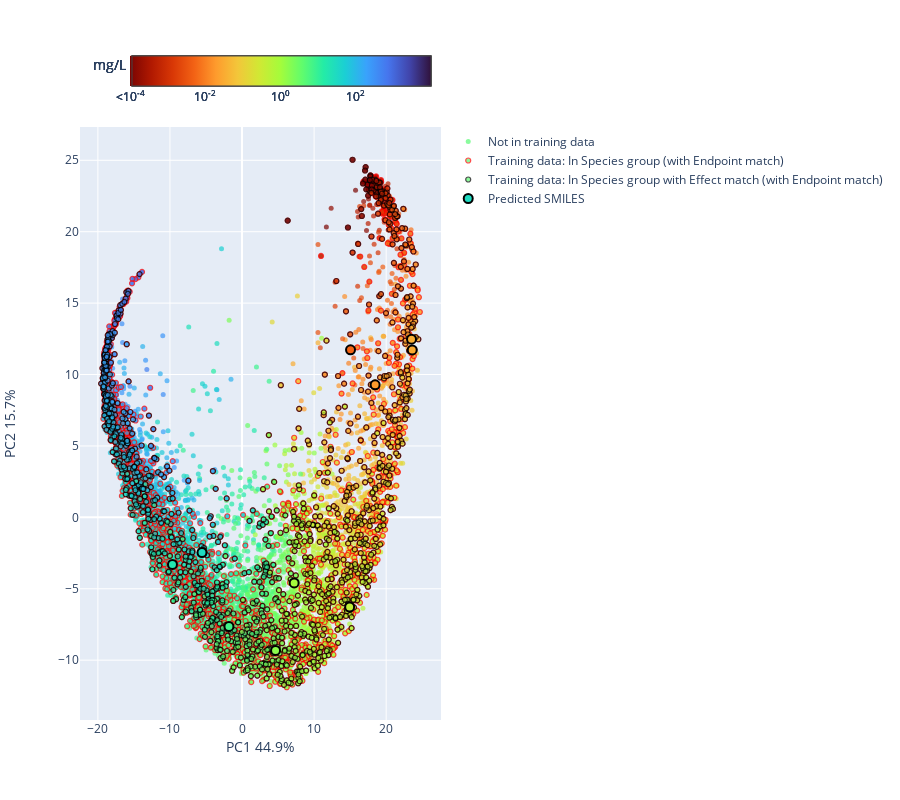

The notebook cell saved with this chart:
### Code cell
PlotPCA_CLSProjection(model_type=MODEL_TYPE, endpoint=PREDICTION_ENDPOINT, effect=PREDICTION_EFFECT, species_group=SPECIES_GROUP, show_all_predictions=True, inference_df=results)

### Figure 1 — Plotly figure (JSON) as saved in the notebook; plotly's stock layout.template omitted (floating-point values rounded to 4 significant figures; data arrays with more than 128 entries replaced by an {"elided": "..."} marker saying what was removed)
{"data": [{"marker": {"cmax": 4, "cmin": -4, "color": {"elided": "5251 float values"}, "colorbar": {"orientation": "h", "ticktext": ["10<sup>2</sup>", "10<sup>0</sup>", "10<sup>-2</sup>", "<10<sup>-4</sup>"], "tickvals": [2, 0, -2, -4], "title": {"text": "mg/L"}}, "colorscale": [[0, "#7a0402"], [0.07143, "#b11901"], [0.1429, "#d93806"], [0.2143, "#f36315"], [0.2857, "#fe9b2d"], [0.3571, "#f3c63a"], [0.4286, "#d1e834"], [0.5, "#a4fc3b"], [0.5714, "#61fc6c"], [0.6429, "#24eca6"], [0.7143, "#1bcfd4"], [0.7857, "#39a2fc"], [0.8571, "#4675ed"], [0.9286, "#4145ab"], [1, "#30123b"]], "opacity": 0.7, "size": 5}, "mode": "markers", "name": "Not in training data", "text": {"elided": "5251 str values"}, "type": "scatter", "x": {"elided": "5251 float values"}, "xaxis": "x", "y": {"elided": "5251 float values"}, "yaxis": "y"}, {"marker": {"cmax": 4, "cmin": -4, "color": {"elided": "2913 float values"}, "colorbar": {"orientation": "h", "ticktext": ["10<sup>2</sup>", "10<sup>0</sup>", "10<sup>-2</sup>", "<10<sup>-4</sup>"], "tickvals": [2, 0, -2, -4], "title": {"text": "mg/L"}}, "colorscale": [[0, "#7a0402"], [0.07143, "#b11901"], [0.1429, "#d93806"], [0.2143, "#f36315"], [0.2857, "#fe9b2d"], [0.3571, "#f3c63a"], [0.4286, "#d1e834"], [0.5, "#a4fc3b"], [0.5714, "#61fc6c"], [0.6429, "#24eca6"], [0.7143, "#1bcfd4"], [0.7857, "#39a2fc"], [0.8571, "#4675ed"], [0.9286, "#4145ab"], [1, "#30123b"]], "line": {"color": "red", "width": 1.2}, "opacity": 0.7, "size": 5}, "mode": "markers", "name": "Training data: In Species group (with Endpoint match)", "text": {"elided": "2913 str values"}, "type": "scatter", "x": {"elided": "2913 float values"}, "xaxis": "x", "y": {"elided": "2913 float values"}, "yaxis": "y"}, {"marker": {"cmax": 4, "cmin": -4, "color": {"elided": "1257 float values"}, "colorbar": {"orientation": "h", "ticktext": ["10<sup>2</sup>", "10<sup>0</sup>", "10<sup>-2</sup>", "<10<sup>-4</sup>"], "tickvals": [2, 0, -2, -4], "title": {"text": "mg/L"}}, "colorscale": [[0, "#7a0402"], [0.07143, "#b11901"], [0.1429, "#d93806"], [0.2143, "#f36315"], [0.2857, "#fe9b2d"], [0.3571, "#f3c63a"], [0.4286, "#d1e834"], [0.5, "#a4fc3b"], [0.5714, "#61fc6c"], [0.6429, "#24eca6"], [0.7143, "#1bcfd4"], [0.7857, "#39a2fc"], [0.8571, "#4675ed"], [0.9286, "#4145ab"], [1, "#30123b"]], "line": {"color": "black", "width": 1.2}, "opacity": 0.7, "size": 5}, "mode": "markers", "name": "Training data: In Species group with Effect match (with Endpoint match)", "text": {"elided": "1257 str values"}, "type": "scatter", "x": {"elided": "1257 float values"}, "xaxis": "x", "y": {"elided": "1257 float values"}, "yaxis": "y"}, {"marker": {"cmax": 4, "cmin": -4, "color": [1.48, 0.8586, -1.714, -2.275, -1.466, -0.01456, 1.257, 0.208, -1.51, -0.34], "colorbar": {"orientation": "h", "ticktext": ["10<sup>2</sup>", "10<sup>0</sup>", "10<sup>-2</sup>", "<10<sup>-4</sup>"], "tickvals": [2, 0, -2, -4], "title": {"text": "mg/L"}}, "colorscale": [[0, "#7a0402"], [0.07143, "#b11901"], [0.1429, "#d93806"], [0.2143, "#f36315"], [0.2857, "#fe9b2d"], [0.3571, "#f3c63a"], [0.4286, "#d1e834"], [0.5, "#a4fc3b"], [0.5714, "#61fc6c"], [0.6429, "#24eca6"], [0.7143, "#1bcfd4"], [0.7857, "#39a2fc"], [0.8571, "#4675ed"], [0.9286, "#4145ab"], [1, "#30123b"]], "line": {"color": "black", "width": 2}, "size": 9}, "mode": "markers", "name": "Predicted SMILES", "text": ["CC(=O)Oc1ccccc1C(=O)O", "[Cr]", "CNCCC(Oc1ccc(C(F)(F)F)cc1)c1ccccc1.[Cl-].[H+]", "Clc1ccc(C(c2ccc(Cl)cc2)C(Cl)(Cl)Cl)cc1", "[Cu]", "CCNc1nc(Cl)nc(NC(C)C)n1", "CN(C)c1nc(=O)n(C2CCCCC2)c(=O)n1C", "CC(Br)(CO)[N+](=O)[O-]", "c1ccc2c(c1)-c1cccc3cccc-2c13", "[Cl-].[Cl-].[Zn+2]"], "type": "scatter", "x": [-5.556, -1.815, 18.47, 15.05, 23.51, 7.232, -9.654, 4.651, 23.61, 14.93], "xaxis": "x", "y": [-2.461, -7.638, 9.278, 11.73, 12.47, -4.588, -3.297, -9.314, 11.72, -6.277], "yaxis": "y"}], "layout": {"height": 800, "xaxis": {"anchor": "y", "domain": [0, 1], "title": {"text": "PC1 44.9%"}}, "yaxis": {"anchor": "x", "domain": [0, 1], "title": {"text": "PC2 15.7%"}}}}
